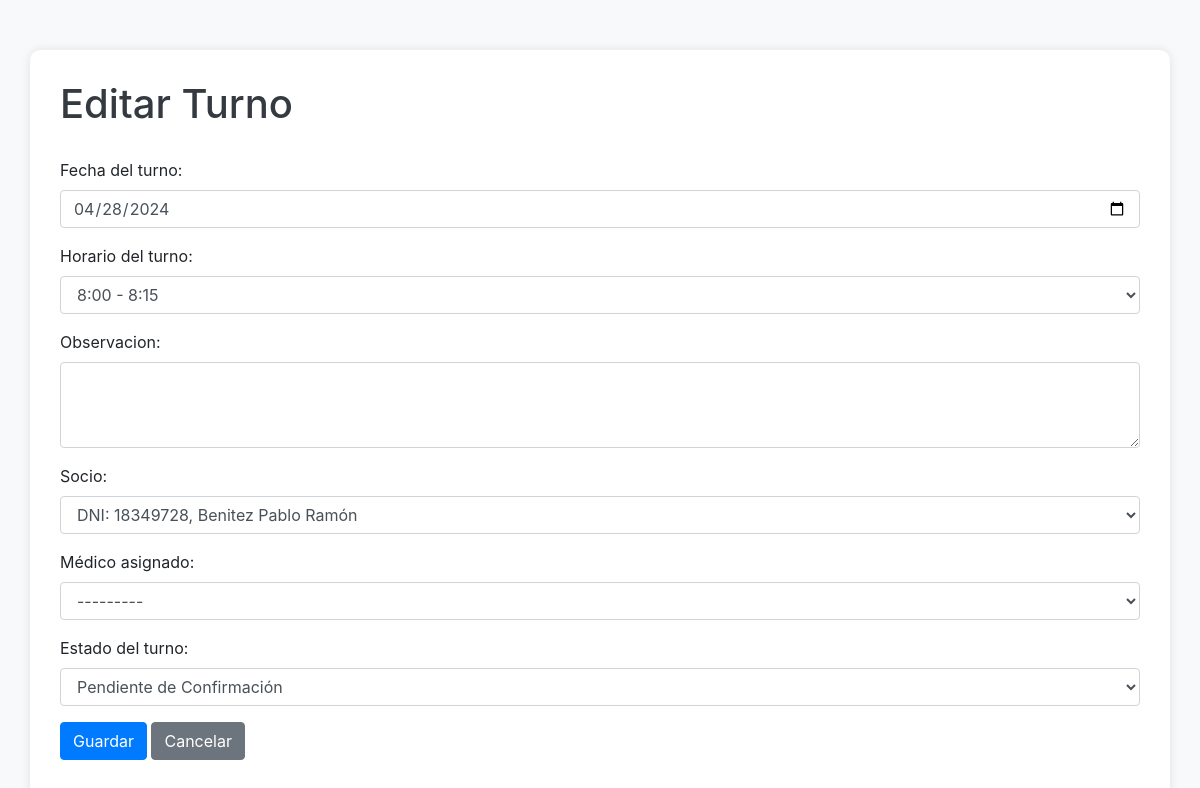
/turno/editar-turno/64/ (signed in), run on the app's committed database.
### apps/turno/models.py (models this page shows, shortened)
class Turno(models.Model):
    HORARIOS = (
        ('0', '8:00 - 8:15'),
        ('1', '8:15 - 8:30'),
        ('2', '8:30 - 8:45'),
        ('3', '8:45 - 9:00'),
        ('4', '9:00 - 9:15'),
        ('5', '9:15 - 9:30'),
        ('6', '9:30 - 9:45'),
        ('7', '9:45 - 10:00'),
        ('8', '10:00 - 10:15'),
        ('9', '10:15 - 10:30'),
        ('10', '10:30 - 10:45'),
        ('11', '10:45 - 11:00'),
        ('12', '11:00 - 11:15'),
        ('13', '11:15 - 11:30'),
        ('14', '11:30 - 11:45'),
        ('15', '11:45 - 12:00'),
        ('16', '12:00 - 12:15'),
        ('17', '12:15 - 12:30'),
        ('18', '12:30 - 12:45'),
        ('19', '12:45 - 13:00'),
        ('20', '13:00 - 13:15'),
        ('21', '13:15 - 13:30'),
        ('22', '13:30 - 13:45'),
        ('23', '13:45 - 14:00'),
        ('24', '14:00 - 14:15'),
        ('25', '14:15 - 14:30'),
        ('26', '14:30 - 14:45'),
        ('27', '14:45 - 15:00'),
        ('28', '15:00 - 15:15'),
        ('29', '15:15 - 15:30'),
        ('30', '15:30 - 15:45'),
        ('31', '15:45 - 16:00'),
        ('32', '16:00 - 16:15'),
        ('33', '16:15 - 16:30'),
        ('34', '16:30 - 16:45'),
        ('35', '16:45 - 17:00'),
        ('36', '17:00 - 17:15'),
        ('37', '17:15 - 17:30'),
        ('38', '17:30 - 17:45'),
        ('39', '17:45 - 18:00'),
        ('40', '18:00 - 18:15'),
        ('41', '18:15 - 18:30'),
        ('42', '18:30 - 18:45'),
        ('43', '18:45 - 19:00')
    )
    ESTADOS = (
        ('0', 'Pendiente de Confirmación'),
        ('1', 'Atendido'),
        ('2', 'Ausente con aviso'),
        ('3', 'Ausente sin aviso'),
        ('4', 'Confirmado'),
        ('5', 'Cancelado')
    )
    fecha = models.DateField(verbose_name='Fecha del turno')
    horario = models.CharField(max_length=2, choices=HORARIOS, default='0', verbose_name='Horario del turno')
    observacion = models.CharField(max_length=300, blank=True)
    activo = models.BooleanField(default=True, verbose_name='¿Turno Activo?')
    estado = models.CharField(max_length=2, choices=ESTADOS, default='0', verbose_name='Estado del turno')
    socio = models.ForeignKey(Paciente, on_delete=models.CASCADE)
    usuario = models.ForeignKey(User, related_name='turnos_asignados', on_delete=models.SET_NULL, blank=False, null=True, verbose_name='Médico asignado')
    responsable_de_carga = models.ForeignKey(User, related_name='turnos_responsable', on_delete=models.SET_NULL, null=True, editable=False)
    class Meta:
        verbose_name_plural = 'Turnos'

### apps/turno/views.py (the view, shortened to what this page needs)
# urls.py: path('editar-turno/<int:pk>/', EditarTurnoView.as_view(), name='editar_turno'),
class EditarTurnoView(LoginRequiredMixin, View):
    template_name = 'turno/editar_turno.html'
    form_class = TurnoForm
    def get(self, request, pk):
        turno = get_object_or_404(Turno, pk=pk)
        grupo_medico = Group.objects.get(name='Medico')
        medicos = grupo_medico.user_set.all()
        form = self.form_class(instance=turno, medicos=medicos)
        return render(request, self.template_name, {'form': form, 'turno': turno})

### apps/socio/models.py (called while the page is built)
    def __str__(self):
        return f"DNI: {self.dni}, {self.apellidos} {self.nombres}"

### templates/turno/editar_turno.html (shortened to what this page needs)
<!DOCTYPE html>
<html lang="en">
<head>
    <link rel="stylesheet" href="https://stackpath.bootstrapcdn.com/bootstrap/4.5.2/css/bootstrap.min.css">
    <link rel="stylesheet" href="https://cdn.jsdelivr.net/npm/select2@4.1.0-rc.0/dist/css/select2.min.css">
</head>
<body>
<div class="container">
    <h1>Editar Turno</h1>
    <form method="post">
        {{ form.as_p }}
        <div class="form-group">
            <button type="submit" class="btn btn-primary">Guardar</button>
            <a href="{% url 'turnos_list' %}" class="btn btn-secondary">Cancelar</a>
        </div>
    </form>
</div>
</body>
</html>

### templates/turno/editar_turno.html (style rules this page uses)
body { padding-top: 50px; background-color: #f8f9fa; }
.container { background-color: #fff; border-radius: 10px; box-shadow: 0px 0px 10px rgba(0, 0, 0, 0.1); padding: 30px; }
h1 { color: #343a40; margin-bottom: 30px; }
.btn-primary { background-color: #007bff; border-color: #007bff; }
.btn-secondary { background-color: #6c757d; border-color: #6c757d; }

### data on the page
Turno: fecha "04/28/2024", horario "8:00 - 8:15", socio "DNI: 18349728, Benitez Pablo Ramón", usuario "---------", estado "Pendiente de Confirmación"
